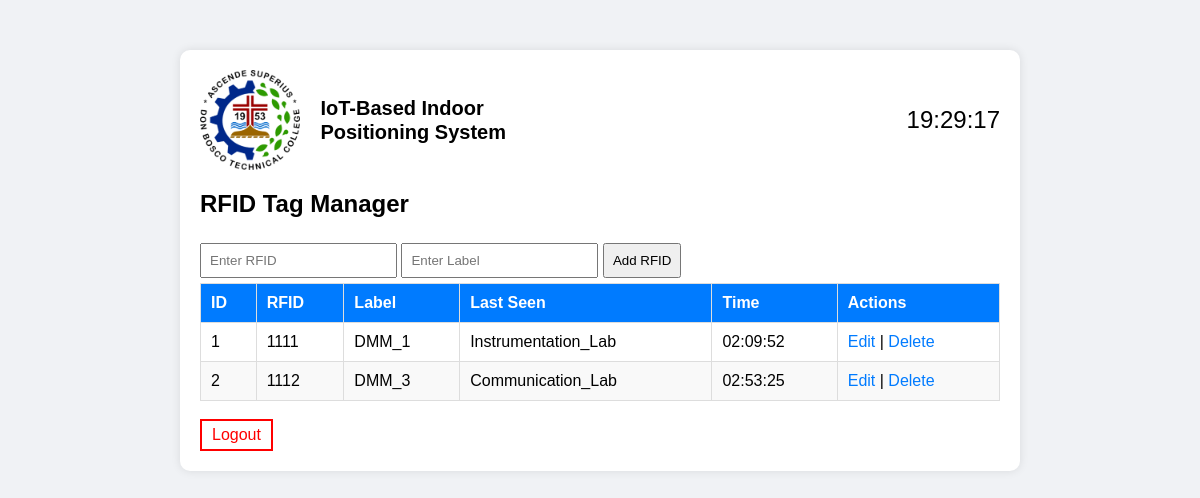
Page /dashboard (signed in) on the earlier database version.
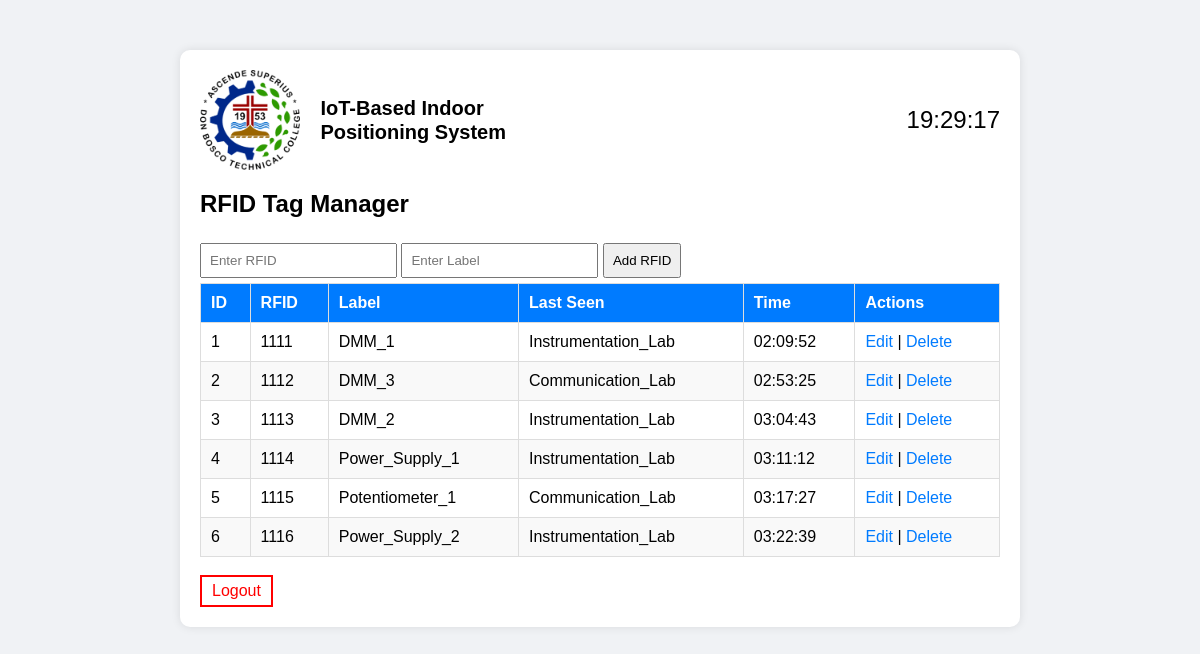
Same page on the later database version.
### app.py (models this page shows)
class Tag(db.Model):
    id = db.Column(db.Integer, primary_key=True)
    rfid = db.Column(db.String(120), unique=True, nullable=False)
    label = db.Column(db.String(120), nullable=False)
    last_seen = db.Column(db.String(120), nullable=False)
    time_seen = db.Column(db.String(120), nullable=False)

### app.py (the view, shortened to what this page needs)
@app.route('/dashboard', methods=['GET', 'POST'])
@login_required
def dashboard():
    tags = Tag.query.all()
    return render_template('dashboard.html', tags=tags)

### app.py (called while the page is built)
@login_manager.user_loader
def load_user(user_id):
    return User.query.get(int(user_id))

### templates/dashboard.html (shortened to what this page needs)
{% extends "layout.html" %}
{% block content %}
<div class="box">
    <div style="display: flex; justify-content: space-between; align-items: center; gap: 20px;">
        <div style="display: flex; align-items: center; gap: 20px;">
            <img src="{{ url_for('static', filename='DONB.png') }}" alt="Don Bosco Logo" style="height: 100px;">
            <div style="font-size: 20px; font-weight: bold; line-height: 1.2;">
                IoT-Based Indoor<br>
                Positioning System
            </div>
        </div>
        <div style="font-size: 24px;" id="clock">
        </div>
    </div>
    <h2>RFID Tag Manager</h2>
    <form method="POST">
        <input type="text" name="rfid" placeholder="Enter RFID" required>
        <input type="text" name="label" placeholder="Enter Label" required>
        <button type="submit">Add RFID</button>
    </form>
    <table>
        <thead>
            <tr>
                <th>ID</th>
                <th>RFID</th>
                <th>Label</th>
                <th>Last Seen</th>
                <th>Time</th>
                <th>Actions</th>
            </tr>
        </thead>
        <tbody>
            {% for tag in tags %}
            <tr>
                <td>{{ tag.id }}</td>
                <td>{{ tag.rfid }}</td>
                <td>{{ tag.label }}</td>
                <td>{{ tag.last_seen.split(' ')[0] if tag.last_seen else "N/A" }}</td>
                <td>{{ tag.time_seen if tag.time_seen else "N/A" }}</td>
                <td>
                    <a href="{{ url_for('edit', id=tag.id) }}">Edit</a> |
                    <a href="{{ url_for('delete', id=tag.id) }}">Delete</a>
                </td>
            </tr>
            {% endfor %}
        </tbody>
    </table>
    <br>
    <a href="{{ url_for('logout') }}" style="display: inline-block; border: 2px solid red; padding: 5px 10px; color: red; text-decoration: none;">Logout</a>
</div>
{% endblock %}

### templates/layout.html (shortened to what this page needs)
<!DOCTYPE html>
<html lang="en">
<head>
</head>
<body>
    {% block content %}{% endblock %}
</body>
</html>

### templates/layout.html (style rules this page uses)
body { font-family: Arial, sans-serif; background-color: #f0f2f5; margin: 0; padding: 0; }
.box { width: 800px; margin: 50px auto; padding: 20px; background-color: white; border-radius: 10px; box-shadow: 0 0 10px rgba(0, 0, 0, 0.1); }
table { width: 100%; border-collapse: collapse; }
th, td { padding: 10px; text-align: left; border: 1px solid #ddd; }
th { background-color: #007bff; color: white; }
tr:nth-child(even) { background-color: #f9f9f9; }
a { color: #007bff; text-decoration: none; }
input, button { padding: 8px; margin: 5px 0; }

Differences in the rows shown:
added Tag: id "3", rfid "1113", label "DMM_2", last_seen "Instrumentation_Lab", time_seen "03:04:43"
added Tag: id "4", rfid "1114", label "Power_Supply_1", last_seen "Instrumentation_Lab", time_seen "03:11:12"
added Tag: id "5", rfid "1115", label "Potentiometer_1", last_seen "Communication_Lab", time_seen "03:17:27"
added Tag: id "6", rfid "1116", label "Power_Supply_2", last_seen "Instrumentation_Lab", time_seen "03:22:39"
